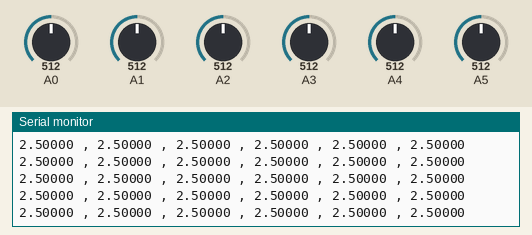
Recording of a sketch running on a simulated Arduino Uno, built with avr-gcc and run on an emulated ATmega328P. On the bench: the last lines printed to the serial monitor. The test bench sets the inputs (shaded band); at power-on: A0 = 512, A1 = 512, A2 = 512, A3 = 512, A4 = 512, A5 = 512.

Above: at 1.2 s.
1.3 s: A0 set to 716
At 1.44 s:
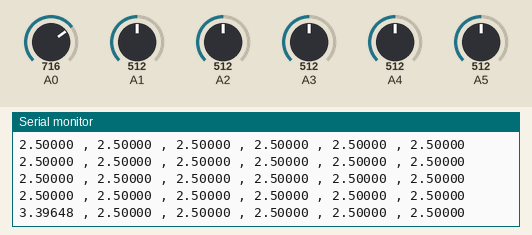
2.8 s: A1 set to 716
At 2.82 s:
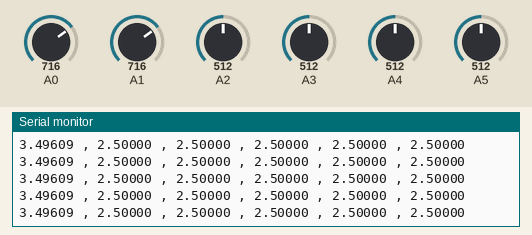
4.3 s: A2 set to 716
At 4.37 s:
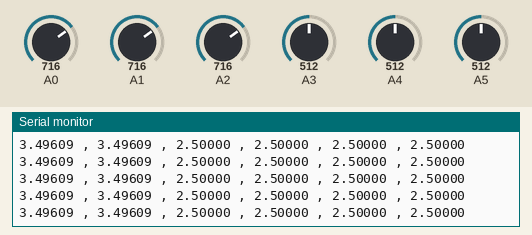
5.8 s: A3 set to 716
At 5.83 s:
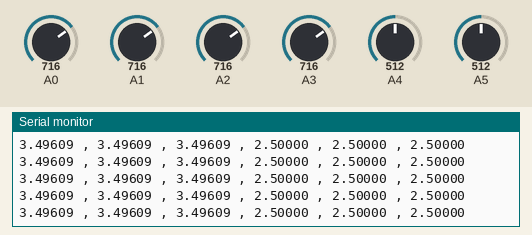
7.3 s: A4 set to 716
At 7.38 s:
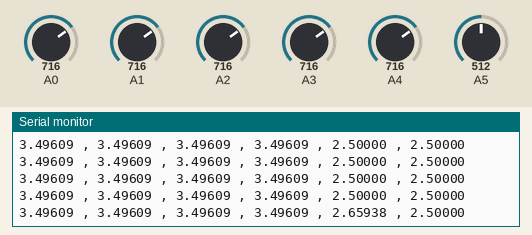
8.8 s: A5 set to 716
At 8.84 s:
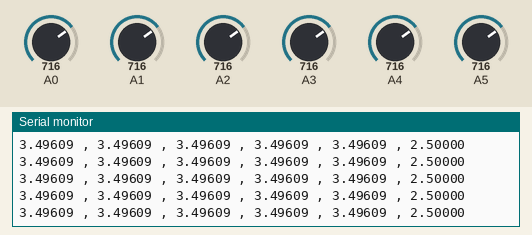
Timing chart, 0 to 11.3 s (numbered marks = the images above; inputs shaded):
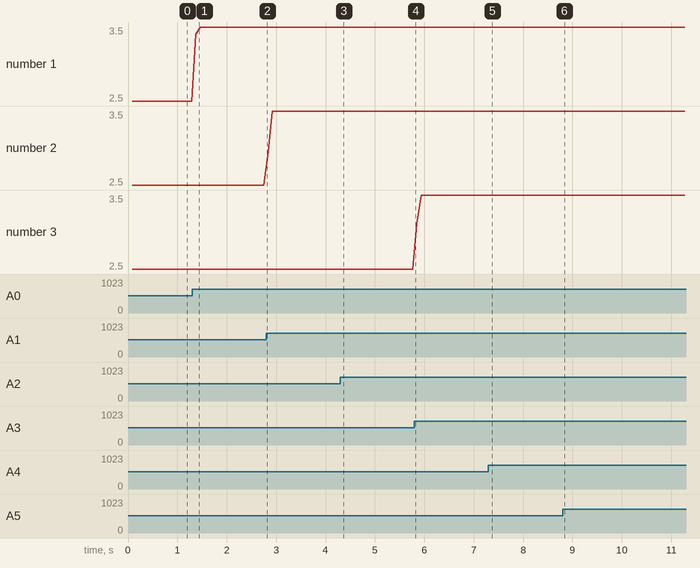

The sketch:

SixSensorRead.ino
```cpp
//////////////////////////////////////////////////////////////////////////////////////////////////////////////////
// Note:                                                                                                        //
// This Arduino Code was made with intention that the Arduio would do the voltage conversion from Raw values.   //
//////////////////////////////////////////////////////////////////////////////////////////////////////////////////


int PotRead1 = analogRead(A0); //define read values
int PotRead2 = analogRead(A1);
int PotRead3 = analogRead(A2);
int PotRead4 = analogRead(A3);
int PotRead5 = analogRead(A4);
int PotRead6 = analogRead(A5);

const PROGMEM int readNum = 100.0; // set array size
int readIndex = 0; // set read index

int PotArray1[readNum]; // set pot array
int PotArray2[readNum];
int PotArray3[readNum];
int PotArray4[readNum];
int PotArray5[readNum];
int PotArray6[readNum];

float PotTotal1 = 0.0; // set array total
float PotTotal2 = 0.0;
float PotTotal3 = 0.0;
float PotTotal4 = 0.0;
float PotTotal5 = 0.0;
float PotTotal6 = 0.0;

void setup() {

Serial.begin(115200); // read serial data at baud rate of 115200

for (int val = 0; val < readNum; val++) {

  PotArray1[readNum] = 0.0;  // initialize Pot1-6 array to 0
  PotArray2[readNum] = 0.0;
  PotArray3[readNum] = 0.0;
  PotArray4[readNum] = 0.0;
  PotArray5[readNum] = 0.0;
  PotArray6[readNum] = 0.0;

  }
}

void loop() {

// read analog  and calculate avg of values
  PotTotal1 = PotTotal1 - PotArray1[readIndex]; // subtracting previous array value (emptying)
  PotTotal2 = PotTotal2 - PotArray2[readIndex];
  PotTotal3 = PotTotal3 - PotArray3[readIndex];
  PotTotal4 = PotTotal4 - PotArray4[readIndex];
  PotTotal5 = PotTotal5 - PotArray5[readIndex];
  PotTotal6 = PotTotal6 - PotArray6[readIndex];

  int PotRead1 = analogRead(A0); // read analogpin input
  int PotRead2 = analogRead(A1);
  int PotRead3 = analogRead(A2);
  int PotRead4 = analogRead(A3);
  int PotRead5 = analogRead(A4);
  int PotRead6 = analogRead(A5);

  PotArray1[readIndex] = PotRead1; // add read value to array by index
  PotArray2[readIndex] = PotRead2;
  PotArray3[readIndex] = PotRead3;
  PotArray4[readIndex] = PotRead4;
  PotArray5[readIndex] = PotRead5;
  PotArray6[readIndex] = PotRead6;

  PotTotal1 = PotTotal1 + PotArray1[readIndex]; // add new array value
  PotTotal2 = PotTotal2 + PotArray2[readIndex];
  PotTotal3 = PotTotal3 + PotArray3[readIndex];
  PotTotal4 = PotTotal4 + PotArray4[readIndex];
  PotTotal5 = PotTotal5 + PotArray5[readIndex];
  PotTotal6 = PotTotal6 + PotArray6[readIndex];

  readIndex = readIndex + 1;

  if (readIndex >= readNum){

    float PotV1 = (PotTotal1/readNum) * (5.000 / 1024.000); // convert analog reading to voltage (0V to 5V)
    float PotV2 = (PotTotal2/readNum) * (5.000 / 1024.000);
    float PotV3 = (PotTotal3/readNum) * (5.000 / 1024.000);
    float PotV4 = (PotTotal4/readNum) * (5.000 / 1024.000);
    float PotV5 = (PotTotal5/readNum) * (5.000 / 1024.000);
    float PotV6 = (PotTotal6/readNum) * (5.000 / 1024.000);

    Serial.print(PotV1, 5); // print values to serial monitor
    Serial.print(F(" , "));
    Serial.print(PotV2, 5);
    Serial.print(F(" , "));
    Serial.print(PotV3, 5);
    Serial.print(F(" , "));
    Serial.print(PotV4, 5);
    Serial.print(F(" , "));
    Serial.print(PotV5, 5);
    Serial.print(F(" , "));
    Serial.println(PotV6, 5);

    readIndex = 0;  // reset index to 0 following print

  }

  delay(0.000001); // delay in value read

}
```

Measured:
- after the input at 1.3 s, the serial monitor: prints a new line after 0.07 s (image 1)
- after the input at 7.3 s, the serial monitor: prints a new line at once (image 5)
- plotted number 1: 2.5 → 3.5 after the input at 1.3 s
